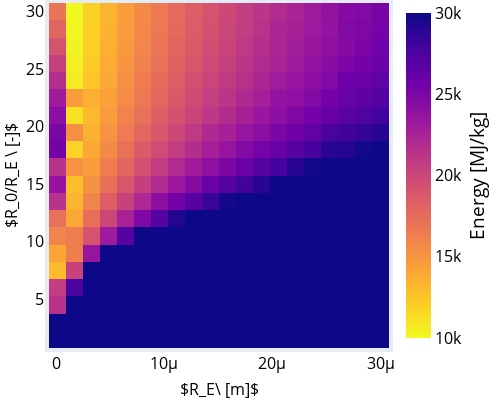

The notebook cell saved with this chart:
### Code cell
"""2D graph"""

disp = good_data.loc[
    (good_data['R_0/R_E'] > 0.0) &
    (abs(good_data['P_inf'] - 100e5) < 100 ) &
    (good_data['alfa_M'] == 0.05) &
    (good_data['T_inf'] == 323.15) &
    (good_data['index'] == de.par_indexOfArgon) &
    (good_data['surfactant'] == 0.25)
]

"""disp = good_data.loc[
    (good_data['R_0/R_E'] > 0.0) &
    (abs(good_data['P_inf'] - 60e5) < 1e-3 ) &
    (good_data['alfa_M'] == 0.05) &
    (good_data['T_inf'] == 303.15) &
    (good_data['index'] == de.par_indexOfHelium) &
    (good_data['surfactant'] == 0.5)
]"""

data = go.Heatmap(
    x=disp['R_E'],
    y=disp['R_0/R_E'],
    z=disp['Energy'],#-np.log10(disp['Energy']),
    colorscale='Plasma_r',
    zmin=10e3, zmax=30e3,
    connectgaps=True,
    #zsmooth='best',
    colorbar=dict(
            title='Energy [MJ/kg]',
            titleside='right',
            thickness=25,
            thicknessmode='pixels',
            len=1.0,
            lenmode='fraction',
            outlinewidth=0,
            titlefont=dict(color='black', family='Open Sans'),
    )
)

# Layout
layout = go.Layout(
    font=dict(color='black', family='Open Sans', size=16),
    #title_text="Energy required for hydrogen production",
    autosize=False,
    width=500, height=400,
    margin=go.layout.Margin(
        l=0,
        r=0,
        b=0,
        t=0,
        pad = 4
    ),
)

fig = go.Figure(data=data, layout=layout)
fig.update_xaxes(title='$R_E\ [m]$', titlefont=dict(color='black', family='Open Sans', size=16),)
fig.update_yaxes(title='$R_0/R_E \ [-]$', titlefont=dict(color='black', family='Open Sans', size=16),)
fig.show()
fig.write_image("images/2Dplot_globopt.png")

### Figure 1 — Plotly figure (JSON) as saved in the notebook; plotly's stock layout.template omitted (floating-point values rounded to 4 significant figures; data arrays with more than 128 entries replaced by an {"elided": "..."} marker saying what was removed)
{"data": [{"colorbar": {"len": 1, "lenmode": "fraction", "outlinewidth": 0, "thickness": 25, "thicknessmode": "pixels", "title": {"font": {"color": "black", "family": "Open Sans"}, "side": "right", "text": "Energy [MJ/kg]"}}, "colorscale": [[0, "#f0f921"], [0.1111, "#fdca26"], [0.2222, "#fb9f3a"], [0.3333, "#ed7953"], [0.4444, "#d8576b"], [0.5556, "#bd3786"], [0.6667, "#9c179e"], [0.7778, "#7201a8"], [0.8889, "#46039f"], [1, "#0d0887"]], "connectgaps": true, "type": "heatmap", "x": {"elided": "413 float values"}, "y": {"elided": "413 float values"}, "z": {"elided": "413 float values"}, "zmax": 30000, "zmin": 10000}], "layout": {"autosize": false, "font": {"color": "black", "family": "Open Sans", "size": 16}, "height": 400, "margin": {"b": 0, "l": 0, "pad": 4, "r": 0, "t": 0}, "width": 500, "xaxis": {"autorange": true, "range": [-6.868e-07, 3.079e-05], "title": {"font": {"color": "black", "family": "Open Sans", "size": 16}, "text": "$R_E\\ [m]$"}, "type": "linear"}, "yaxis": {"autorange": true, "range": [0.75, 30.75], "title": {"font": {"color": "black", "family": "Open Sans", "size": 16}, "text": "$R_0/R_E \\ [-]$"}, "type": "linear"}}}
